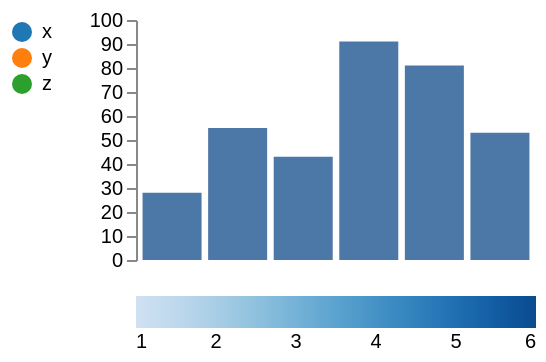

The specification (Vega-Lite) saved for this image:
### Vega specification from a JSON file in a GitHub repository (floating-point values rounded to 4 significant figures)
{"width": 200, "height": 120, "padding": 5, "data": [{"name": "t", "values": [{"a": "Alpha", "b": 28, "c": "x", "d": 1}, {"a": "Bravo", "b": 55, "c": "y", "d": 2}, {"a": "Charlie", "b": 43, "c": "x", "d": 3}, {"a": "Delta", "b": 91, "c": "z", "d": 4}, {"a": "Echo", "b": 81, "c": "y", "d": 5}, {"a": "Foxtrot", "b": 53, "c": "z", "d": 6}]}], "scales": [{"name": "x", "type": "band", "domain": {"data": "t", "field": "a"}, "range": "width", "padding": 0.1}, {"name": "y", "type": "linear", "domain": {"data": "t", "field": "b"}, "range": "height", "nice": true}, {"name": "color", "type": "ordinal", "domain": {"data": "t", "field": "c"}, "range": {"scheme": "category10"}}, {"name": "ramp", "type": "linear", "domain": {"data": "t", "field": "d"}, "range": {"scheme": "blues"}}, {"name": "size", "type": "linear", "domain": {"data": "t", "field": "b"}, "range": [10, 200]}, {"name": "shape", "type": "ordinal", "domain": {"data": "t", "field": "c"}, "range": "symbol"}, {"name": "quant", "type": "quantize", "domain": [0, 100], "range": {"scheme": "greens", "count": 4}}], "marks": [{"type": "rect", "from": {"data": "t"}, "encode": {"enter": {"x": {"scale": "x", "field": "a"}, "width": {"scale": "x", "band": 1}, "y": {"scale": "y", "field": "b"}, "y2": {"scale": "y", "value": 0}}}}], "autosize": {"type": "pad", "contains": "padding"}, "axes": [{"orient": "left", "scale": "y"}], "legends": [{"fill": "ramp", "type": "gradient", "orient": "bottom", "direction": "horizontal"}, {"fill": "color", "orient": "left"}]}
